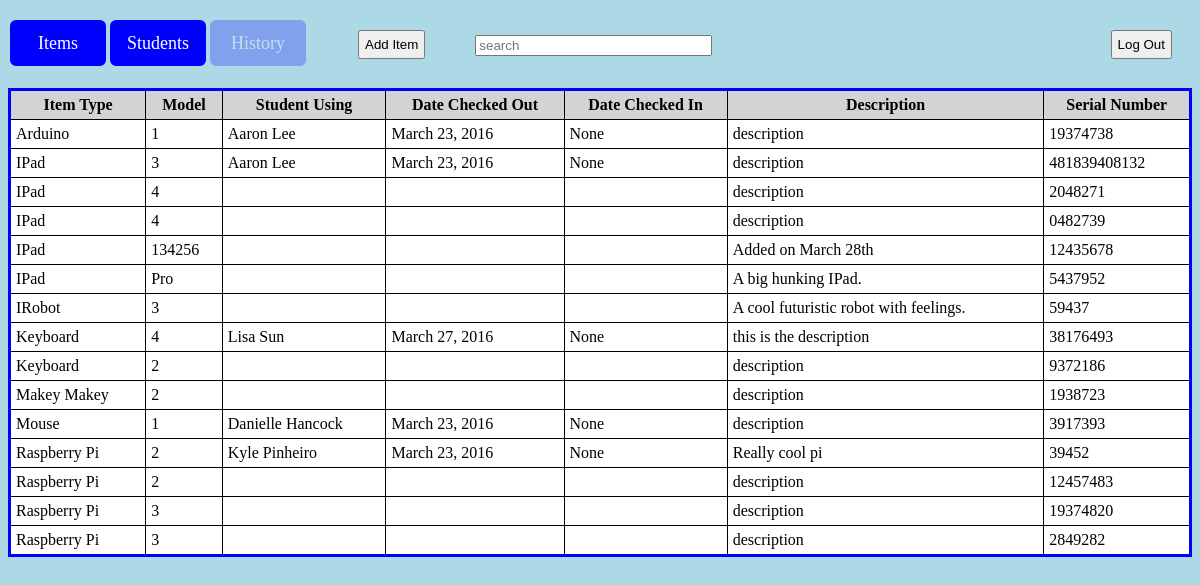
/checkout/history, run on an earlier commit of the app's database.
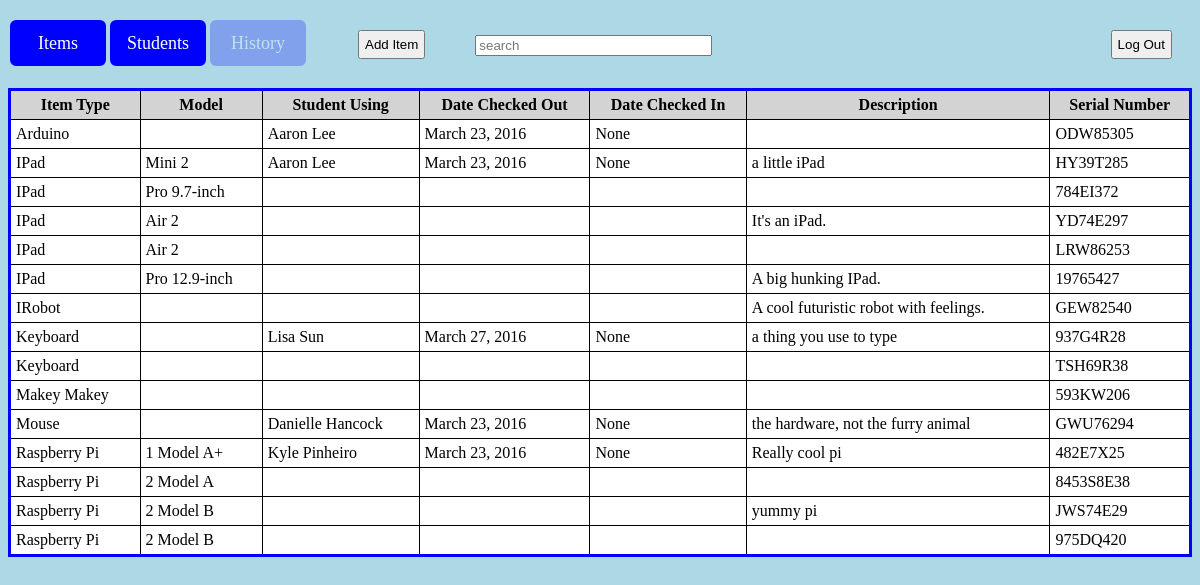
And on a later commit of the database.
### checkout/models.py (models this page shows, shortened)
class Item(models.Model):
    item_id = models.AutoField(primary_key=True)
    kit_number = models.IntegerField(null=True)
    checked_out = models.BooleanField(default=False)
    serial_number = models.CharField(max_length=20) # check whether this is right
    model_number = models.CharField(max_length=50, blank=True, null=True)
    purchase_date = models.DateField('date purchased')
    category = models.CharField(max_length=20)
    description = models.TextField(blank=True, null=True)
    created_date = models.DateTimeField(default=timezone.now)
    published_date = models.DateTimeField(blank=True, null=True)

class Checkout(models.Model): #by not specifying a primary key, django will create an autoincrementing field to be the primary key
    item = models.ForeignKey(Item, on_delete=models.CASCADE)
    borrower = models.ForeignKey(User,related_name='borrower',null=True,on_delete=models.SET_NULL)
    authorizer = models.ForeignKey(User,related_name='authorizer',null=True,on_delete=models.SET_NULL)
    checkout_date = models.DateField('checkout date')
    checkin_date = models.DateField('checkin date',null=True,blank=True)

class User(models.Model):
    user_id = models.AutoField(primary_key=True)
    first_name = models.CharField(max_length=25)
    last_name = models.CharField(max_length=40)
    email = models.EmailField(max_length=40)
    STAFF = 'STAFF'
    STUDENT = 'STUDENT'
    USER_TYPE_CHOICES = (
        (STAFF, 'Staff'),
        (STUDENT, 'Student')
        )
    user_type = models.CharField(max_length=7,
                     choices=USER_TYPE_CHOICES,
                     default=STUDENT)

### checkout/views.py (the view)
def checkoutHistory(request):
    checkouts = {checkout.item.item_id: checkout for checkout in Checkout.objects.all()}
    items = []
    for item in Item.objects.all().order_by('category'):
        checkout = checkouts.get(item.item_id)
        items.append((item, checkout))
    return render(request, 'checkout/checkoutHistory.html', {'items': items})

### checkout/templates/checkout/checkoutHistory.html (shortened to what this page needs)
<!DOCTYPE html>
<html>
<head>
</head>
<body>
	<form action="{%url 'checkout.views.items' %}" method="get">
		<button id="b1"> Items</button>
	</form>
	<form action="{%url 'checkout.views.students' %}" method="get">
		<button id="b1"> Students</button>
	</form>
	<button id="b1" style="opacity:.25"> History</button>
	<form action="{%url 'admin:checkout_item_add' %}" method="get">
		<button style="float:left; margin-left: 50px; margin-top:22px; padding:5px">Add Item</button>
	</form>
	<input type="search" style="float:left; margin-left: 50px; margin-top:27px; width:20%" placeholder="search">
	<button type="button" style="float:right; margin-right: 20px; margin-top: 22px; padding:5px">Log Out</button>
	<table style="border: 3px solid blue; border-collapse: collapse; background-color:white; width:100%">
	<tr>
		 <th>Item Type</th>
		 <th>Model</th>
		<th>Student Using</th>
		<th>Date Checked Out</th>
		<th>Date Checked In</th>
		<th>Description</th>
		<th>Serial Number</th>
	</tr>
		{% for item in items %}
		<tr>
			<td>{{item.0.category}}</td>
			<td>{{item.0.model_number}}</td>
			<td>{{item.1.borrower.first_name}} {{item.1.borrower.last_name}}</td>
			<td>{{item.1.checkout_date}}</td>
			<td>{{item.1.checkin_date}}</td>
			<td>{{item.0.description}}</td>
			<td>{{item.0.serial_number}}</td>
       </tr>
       {% endfor %}
	</table>
</body>
</html>

What changed in the data, as far as the page shows it:
changed Item "Arduino": serial_number "19374738" → "ODW85305"; model_number "1" → (not shown); description "description" → (not shown)
changed Item: model_number "3" → "Mini 2"; description "description" → "a little iPad"; serial_number "481839408132" → "HY39T285"
changed Item: model_number "4" → "Pro 9.7-inch"; serial_number "2048271" → "784EI372"; description "description" → (not shown)
changed Item: model_number "4" → "Air 2"; description "description" → "It's an iPad."; serial_number "0482739" → "YD74E297"
changed Item: model_number "134256" → "Air 2"; serial_number "12435678" → "LRW86253"; description "Added on March 28th" → (not shown)
changed Item "A big hunking IPad.": model_number "Pro" → "Pro 12.9-inch"; serial_number "5437952" → "19765427"
changed Item "IRobot": serial_number "59437" → "GEW82540"; model_number "3" → (not shown)
changed Item "Lisa": description "this is the description" → "a thing you use to type"; serial_number "38176493" → "937G4R28"; model_number "4" → (not shown)
changed Item: serial_number "9372186" → "TSH69R38"; model_number "2" → (not shown); description "description" → (not shown)
changed Item "Makey Makey": serial_number "1938723" → "593KW206"; model_number "2" → (not shown); description "description" → (not shown)
changed Item "Mouse": description "description" → "the hardware, not the furry animal"; serial_number "3917393" → "GWU76294"; model_number "1" → (not shown)
changed Item "Really cool pi": model_number "2" → "1 Model A+"; serial_number "39452" → "482E7X25"
changed Item: model_number "2" → "2 Model A"; serial_number "12457483" → "8453S8E38"; description "description" → (not shown)
changed Item: model_number "3" → "2 Model B"; description "description" → "yummy pi"; serial_number "19374820" → "JWS74E29"
changed Item (number 15 of 15 on the later page): model_number "3" → "2 Model B"; serial_number "2849282" → "975DQ420"; description "description" → (not shown)
